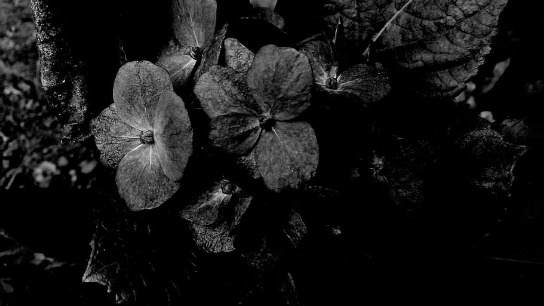
#> input picture Practica3/flores.png, 544 x 306 px
$ jupyter execute --allow-errors Leccion4.ipynb
#> lines starting #> are read from the running program, lines starting #| are printed output that depends on the picture; after the words box and inside, x2 and y2 are one past the last pixel; in counts of white or black regions, pixels touching at a corner belong together
<div style="line-height:2px;border: solid orange">
    <p>
    <p style="color:blue;font-family:arial;text-align:right;font-size:20"> Visión por Computador &nbsp;&nbsp;
    <p style="color:blue;font-family:arial;text-align:right;font-size:16"> Master en Ciencias de Datos e Ingeniería de ordenadores   &nbsp;&nbsp;
  <p style="color:blue;font-family:arial;text-align:right;font-size:16"> Rosa Mª. Rodríguez Sánchez   &nbsp;&nbsp;
    <p style="color:blue;font-family:arial;text-align:right;font-size:10"> Dpto. Ciencias de la Computación e Inteligencia Artificial. &nbsp;&nbsp;
    <p style="color:blue;font-family:arial;text-align:right;font-size:10"> ETSIIT. Universidad de Granada   &nbsp;&nbsp;
        <p>
</div>

## Práctica 3.Transformaciones y Operaciones con Imágenes.

### Objetivo
En esta práctica el objetivo es que modifiquemos los niveles de intensidad de una imagen. Para ello aprenderemos:
* Como aplicar operaciones artiméticas.
* Como aplicar operaciones lógicas
* Efectos de las transformaciones en el histograma de una imagen
* Función de transferencia.
* Ecualización del histograma

##### Operaciones Aritméticas
Las operaciones artiméticas que podemos aplicar es sumar, restar, multiplicar y dividir por un escalar.

[cell 1]
import numpy as np
import cv2
from matplotlib import pyplot as plt

I=cv2.imread('dalmata.jpg',0)
hori=cv2.calcHist([I],[0],None,[256],[0,256])
#> hori = 256 values from 0 to 0

k=50
#> (the rest of this cell did not finish here and is left out)

Tambien podemos sumar o restar dos imágenes.

[cell 2]
import numpy as np
import cv2

from matplotlib import pyplot as plt
I2=cv2.imread('flores.png',0)
#> I2 is the input picture: shape (306, 544); min 0, max 245, mean 21.2
I1=cv2.imread('dalmata.jpg',0)
#igualamos el tamaño
width =I2.shape[1]
#> width = 544
height = I2.shape[0]
#> height = 306
dim = (width, height)
#> dim = (544, 306)

# resize image
#> (the rest of this cell did not finish here and is left out)

### Operaciones Lógicas.
Las operaciones lógicas son: not, and, or, xor . Las tablas de verdad de estás operaciones son las siguientes:
<table>
    <tr><td>A</td><td>B</td><td>not A</td> <td>A and B</td>  <td>A or B</td>  <td>A xor B</td> <tr>
   <tr> <td>0</td><td>0</td><td>1</td><td>0</td><td>0</td><td>0</td></tr>
    <tr><td>0</td><td>1</td><td>1</td><td>0</td><td>1</td><td>1</td></tr>
    <tr><td>1</td><td>0</td><td>0</td><td>0</td><td>1</td><td>1</td></tr>
    <tr><td>1</td><td>1</td><td>0</td><td>1</td><td>1</td><td>0</td></tr>
</table>
Veamos un ejemplo con imágenes binarias.

[cell 3]
import numpy as np
import cv2
from matplotlib import pyplot as plt
img_rectangle = np.ones((400,400), dtype = "uint8")
cv2.rectangle(img_rectangle, (50,50), (300,300), (255,255,255), -1)
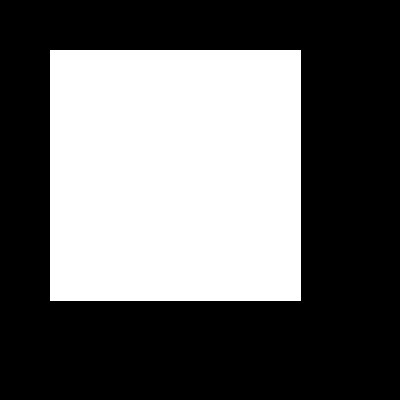
#> img_rectangle: shape (400, 400); values 1 (black) and 255 (white), 39.4% white; 1 white region, box (x1, y1, x2, y2) and area: (50, 50, 301, 301) 63001

img_circle = np.ones((400,400), dtype = "uint8")
cv2.circle(img_circle, (300,300), 70, (255,255,255), -1)
#> img_circle: shape (400, 400); values 1 (black) and 255 (white), 9.6% white; 1 white region, box (x1, y1, x2, y2) and area: (230, 230, 371, 371) 15373
img_notA=cv2.bitwise_not(img_rectangle)
img_notB=cv2.bitwise_not(img_circle)
img_and=cv2.bitwise_and(img_rectangle,img_circle)
img_or=cv2.bitwise_or(img_rectangle,img_circle)
img_xor=cv2.bitwise_xor(img_rectangle,img_circle)
img_notA_or_notB = cv2.bitwise_or(img_notA,img_notB)
img_not_not_or = cv2.bitwise_not(img_notA_or_notB)
#> img_notA_or_notB: shape (400, 400); values 0 (black) and 254 (white), 97.6% white; 1 black region, box (x1, y1, x2, y2) and area: (230, 230, 301, 301) 3914


plt.figure(figsize=(10,15))

plt.subplot(4,2,1)
plt.imshow(img_rectangle,'gray'),plt.title("A")
plt.subplot(4,2,2)
plt.imshow(img_circle,'gray'),plt.title("B")
plt.subplot(4,2,3)
plt.imshow(img_notA,'gray'),plt.title("not A")
plt.subplot(4,2,4)
plt.imshow(img_notB,'gray'),plt.title("not B")
plt.subplot(4,2,5)
plt.imshow(img_and,'gray'),plt.title("A and B")
plt.subplot(4,2,6)
plt.imshow(img_or,'gray'),plt.title("A or B")
plt.subplot(4,2,7)
plt.imshow(img_xor,'gray'),plt.title("A xor B")
plt.subplot(4,2,8)
plt.imshow(img_not_not_or ,'gray'),plt.title("not (not A or not B)")

Haciendo uso de máscaras y operaciones lógicos podemos seleccionar ciertas partes de una imagen.

[cell 4]
import numpy as np
import cv2

from matplotlib import pyplot as plt
I=cv2.imread('dalmata.jpg')
#> (the rest of this cell did not finish here and is left out)

### Función de Transferencia.
Representa como se relacionan los niveles de intensidad de la imagen de entrada con los niveles de intensidad de la imagen de salida. Se puede expresar mediante un vector o array donde en la posición i, que indica el nivel de intensidad de la imagen de entrada, indicamos en que nivel de intensidad se transforma en la imagen de salida.

Veamos a continuación ejemplos de funciones de transferencias y como aplicarlas.

[cell 5]
import numpy as np
from matplotlib import pyplot as plt
ind=np.arange(256)
identidad = ind
negativo= 255-ind

k=50
suma_k=ind+k;
for i in range(len(suma_k)):
    if suma_k[i]>255:
        suma_k[i]=255
resta_k=ind-k
for i in range(len(resta_k)):
    if resta_k[i]<0:
        resta_k[i]=0
#Producto con diferentes factores
prod=dict()
for f in np.arange(1.5, 3.5, 0.5):
    mask1=((ind*f>=0) & (ind*f<256))
    prod[f]=ind*f*mask1
    mask2= (ind*f>255)
    prod[f]=255*mask2+prod[f]
#Division con diferentes factores
div=dict()
for f in np.arange(1.5, 3.5, 0.5):
    mask1=((ind/f>=0) & (ind/f<256))
    div[f]=(ind/f)*mask1
    mask2= (ind/f>255)
    div[f]=255*mask2+div[f]

plt.figure(figsize=(10,14))
plt.subplot(4,3,1)
plt.plot(ind,identidad),plt.title("Identidad")
plt.subplot(4,3,2)
plt.plot(ind,negativo),plt.title("Negativo")
plt.subplot(4,3,3)
plt.plot(ind,suma_k),plt.title("Suma k")
plt.subplot(4,3,4)
plt.plot(ind,resta_k),plt.title("Resta k")
pos=5
for k,v in prod.items():
    plt.subplot(4,3,pos)
    pos+=1;
    txt="Producto "+str(k)
    plt.plot(ind,v),plt.title(txt),plt.xlim(0,256)

for k,v in div.items():
    plt.subplot(4,3,pos)
    pos+=1;
    txt="Division "+str(k)
    plt.plot(ind,v),plt.title(txt),plt.xlim(0,256)
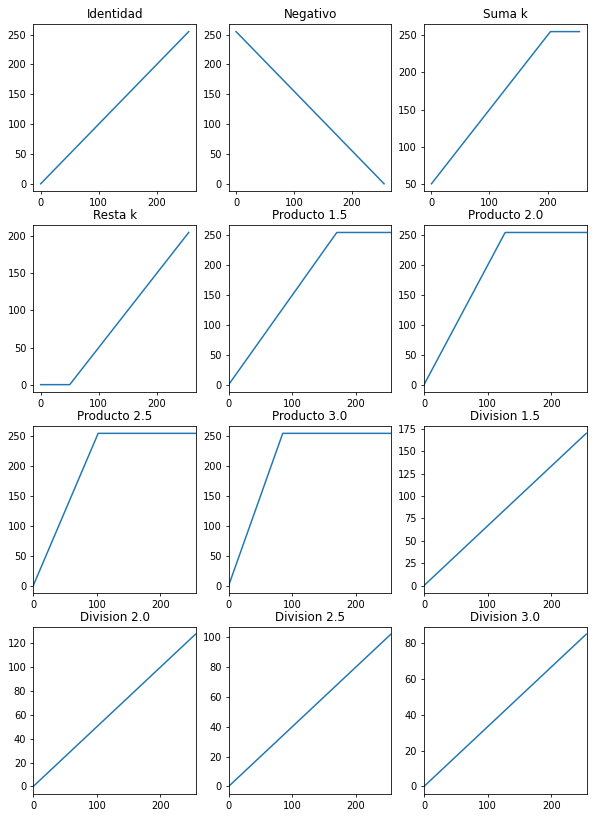
#> figure drawn by matplotlib, 12 panels; panel 1: curve peaks at x = 255, y = 255; panel 2: curve peaks at x = 0, y = 255; panel 3: curve peaks at x = 205, y = 255; panel 4: curve peaks at x = 255, y = 205

[cell 6]
#Forma de aplicar una funcion de transferencia
I=cv2.imread("dalmata.jpg",0)
#> (the rest of this cell did not finish here and is left out)

 ### Otras transformaciones
 Existen multitud de trasnformaciones que podemos aplicar a una imagen una vez conocido el concepto de función de transferencia. Entre todas ellas podemos destacar las funcion cuadrado,raíz,  exponencial, logaritmo y función gamma.

[cell 7]
import cv2
import numpy as np
from matplotlib import pyplot as plt
I=cv2.imread('dalmata.jpg',0)
his_ori=cv2.calcHist([I],[0],None,[256],[0,256])
#> his_ori = 256 values from 0 to 0
ind = np.arange(256)
expo =np.exp(ind)
Iexp=expo[I]
Iexp=Iexp/np.max(Iexp)*255
print(np.max(Iexp))
#| 255.0
his_exp=cv2.calcHist([Iexp.astype('uint8')],[0],None,[256],[0,256])
#> his_exp = 256 values, max 250 at index 0, min 0 at index 2, mean 1
logar=np.log2((ind+1))
Ilog=logar[I]
his_log=cv2.calcHist([Ilog.astype('uint8')],[0],None,[10],[0,10])
#> his_log = [1, 2, 4, 8, 16, 32, 64, 128, 1, 0]
plt.figure(figsize=(15,16))
#> (the rest of this cell did not finish here and is left out)

#### Transformación Gamma
Nuestros ojos perciben el color y la intesidad de la luz de forma diferente a como lo hacen las cámaras digitales.
En una cámara digital si a el sensor le llega dos veces el número de fotones, la cámara lo interpreta como que ha recibido dos veces la señal (esto significa que entre la emisión y la recepción ocurre una  relación lineal).

Sin embargo nuestros ojos no funciona de forma lineal. Nuestros ojos son más sensitivos a cambios  oscuros que a brillantes.
Para tener en cuenta este hecho podemos usar una correción gamma, una traslación entre la sensibilidad de nuestros ojos y los sensores de una cámara.

La corrección gamma se usa para corregir el brillo de una imagen usando una transformación no lineal entre los valores de la imagen de entrada.Para ello se usa la siguiente transformación:
$O=\frac{I}{255}^{\gamma}\times 255$

[cell 8]
import cv2
import numpy as np
from matplotlib import pyplot as plt

fgamma=dict()
ind=np.arange(256)
for g in [0.01,0.05,0.1,0.2,0.5,1, 2, 10]:
    fgamma[g]= pow((ind/255),g)*255
plt.figure(figsize=(15,10))

for x,v in fgamma.items():

    plt.plot(ind,v)
#> figure, not shown here; curve peaks at x = 255, y = 255; curve peaks at x = 255, y = 255; curve peaks at x = 255, y = 255

[cell 9]
import cv2
import numpy as np
from matplotlib import pyplot as plt
I=cv2.imread('low_contrast1.png',0)
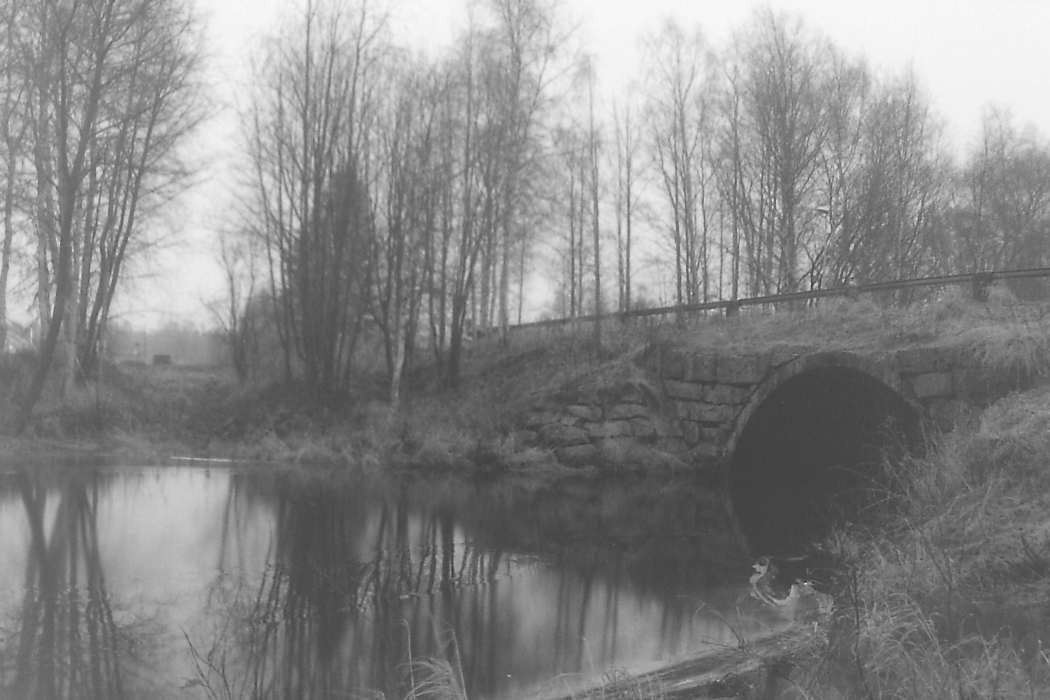
#> input picture Practica3/low_contrast1.png, 1050 x 700 px
#> I is the input picture: shape (700, 1050); min 55, max 249, mean 135
fgamma=dict()
ind=np.arange(256)
for g in [0.01,0.05,0.1,0.2,0.5,1, 2, 10]:
    fgamma[g]= pow((ind/255),g)*255
plt.figure(figsize=(12,18))
plt.subplot(5,2,1),plt.imshow(I,'gray'),plt.title("Original")
pos=2
for x,v in fgamma.items():
    Inew = v[I]
    txt="g ="+str(x)
    plt.subplot(5,2,pos),plt.imshow(Inew,'gray'),plt.title(txt)
    pos+=1
#> after the loop, pos = 10

#### Transformación para ajustar el contraste
Una forma de ajustar el contraste sobre una imagen es aplicar una transformación lineal. A partir del rango de la imagen de entrada y a partir del rango que queremos para la imagen de salida, obtenemos una transformación lineal y una transformación gamma.
A continuación se muestra la implementación de este proceso en la función imadjust. Los parámetros son:
* img: la imagen de entrada.
* In: rango de los valores de intensidad de la imagen de entrada. Rango por defecto [0,1]
* Out: rango de los valores que queremos en la imagen de salida.Rango por defecto [0,1]
* gamma: factor $\gamma$ que queremos para aplicar la transformación gamma. Valor por defecto 1.

Ejemplos de uso son:
J=imadjust(I,[0,1],[1,0],1); Obtiene la imagen negada
J=imadjust(I,[0.5,0.75],[0,1],1). Aplica una transformación lineal en el rango (0.5,0.75) y el resto lo satura a 1 o 0.

[cell 10]
import numpy as np
import cv2
from matplotlib import pyplot as plt
def imadjust(img, In=(0,1.0), Out=(0,1.0), gamma=1.0):
#> called with gamma = 1
    low_in,high_in = In
    low_out, high_out = Out

    low_in *= 255.0
    high_in *= 255.0

    low_out *= 255.0
    high_out *= 255.0

    k = (high_out - low_out) / (high_in - low_in)

    table = np.array([((i / 255.0) ** gamma) * 255
                      for i in np.arange(0, 256)]).astype("uint8")
    h,w = img.shape[:2]
#> h = 700; w = 1050
    imgOut = np.zeros((h,w), np.uint8)

    for r in range(h):
        for c in range(w):
            if img[r,c] <= low_in:
                imgOut[r,c] = low_out
            elif img[r,c] > high_in:
                imgOut[r,c] = high_out
            else:
                res = int(k*(img[r,c]-low_in) + low_out)
                imgOut[r,c] = table[res]
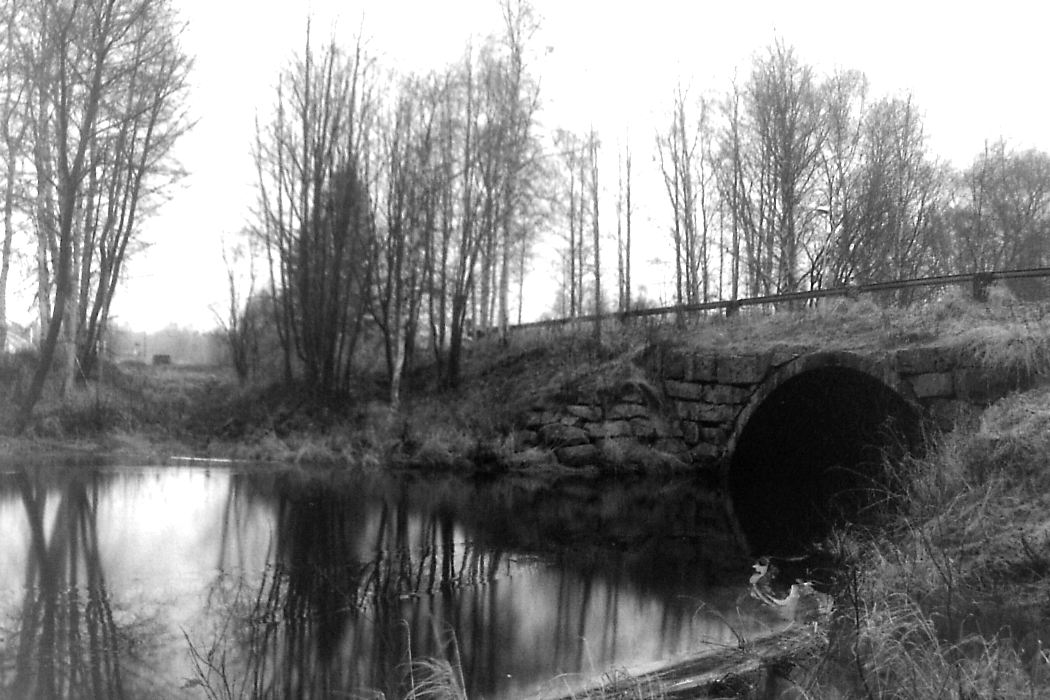
#> imgOut: shape (700, 1050); min 0, max 255, mean 131.6

    return imgOut

img = cv2.imread('low_contrast1.png',0)

out = imadjust(img,[0.25,0.75], [0,1])
plt.figure(figsize=(10,10))
plt.subplot(121)
plt.imshow(img,'gray')
plt.subplot(122)
plt.imshow(out,'gray')

### Ecualización del Histograma

El objetivo de la ecualización es mejorar el contraste de una imagen. El objetivo es asignar la frecuencia a cada  nivel de intesidad siguiendo una distribución (normalmente uniforme).

[cell 11]
import cv2
from matplotlib import pyplot as plt
img=cv2.imread('low_contrast3.jpg',0)
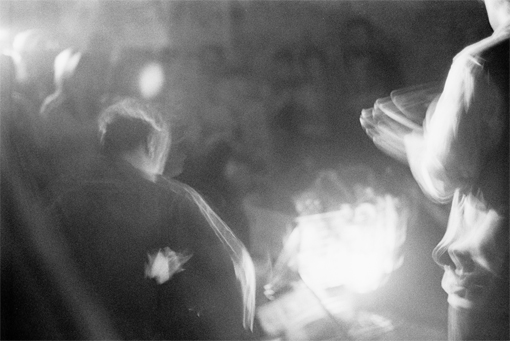
#> input picture Practica3/low_contrast3.jpg, 510 x 341 px
#> img is the input picture: shape (341, 510); min 0, max 251, mean 114.6
equ = cv2.equalizeHist(img)
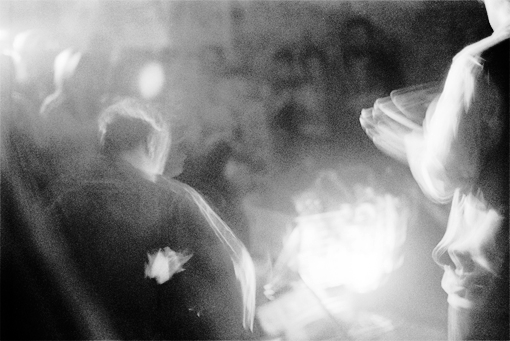
#> equ: shape (341, 510); min 0, max 255, mean 128.2
#obtenemos el histograma de cada imagen
hori=cv2.calcHist([img],[0],None,[256],[0,256])
#> hori = 256 values, max 1691 at index 70, min 0 at index 252, mean 679.3
hequ=cv2.calcHist([equ],[0],None,[256],[0,256])
#> hequ = 256 values, max 1691 at index 74, min 0 at index 23, mean 679.3
plt.figure(figsize=(12,12))
plt.subplot(2,2,1),plt.imshow(img,'gray'),plt.title("Original")
plt.subplot(2,2,2),plt.plot(hori),plt.title("Histograma")
plt.subplot(2,2,3),plt.imshow(equ,'gray'),plt.title("Ecualizada")
plt.subplot(2,2,4),plt.plot(hequ),plt.title("Histograma")
#> figure, not shown here; panel 2: curve peaks at x = 70, y = 1691; panel 4: curve peaks at x = 74, y = 1691

Una ecualización global puede mejorar el contraste de una imagen pero a la vez puede saturar regiones locales. Una mejor forma de aplicar la ecualización es hacerlo por bloques. Esto es lo que se conoce como **ecualización del histograma adaptativa**. Esto se logra dividiendo la imagen en bloques (normalmente 8x8). Sobre cada bloque se aplica una ecualización. Puede que si en un bloque aparece ruido, el efecto de ecualizar haga más visible el ruido. Para evitar este efecto se estable un límite de contraste. Así si un bin supera este límite los pixeles en este bin son distribuidos uniformente a los otros bins antes de aplicar la ecualización.

[cell 12]
import numpy as np
import cv2

img = cv2.imread('low_contrast3.jpg',0)

#Crea un objeto CLAHE (los argumentos son opcionales).
clahe = cv2.createCLAHE(clipLimit=4, tileGridSize=(8,8))
cl1 = clahe.apply(img)
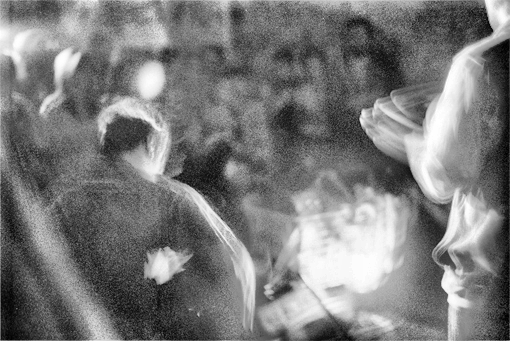
#> cl1: shape (341, 510); min 0, max 255, mean 122.2
hcl1=cv2.calcHist([cl1],[0],None,[256],[0,256])
#> hcl1 = 256 values, max 1548 at index 108, min 2 at index 0, mean 679.3
plt.figure(figsize=(12,8))
plt.subplot(1,2,1),plt.imshow(cl1,'gray'),plt.title("Ecualización Adaptativa")
plt.subplot(1,2,2),plt.plot(hcl1),plt.title("Histograma")
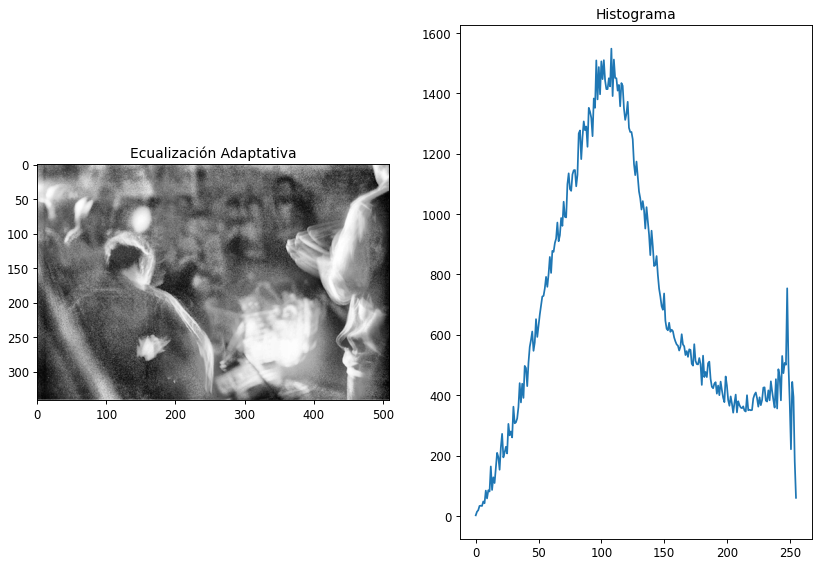
#> figure drawn by matplotlib, 2 panels; panel 2: curve peaks at x = 108, y = 1548

##### Ecualización de imágenes en color
Que pasa si ecualizamos las tres bandas de color RGB y obtenemos la imagen ecualizada.

[cell 13]
import numpy as np
import cv2
import copy
img = cv2.imread('fantastic_village.jpg')
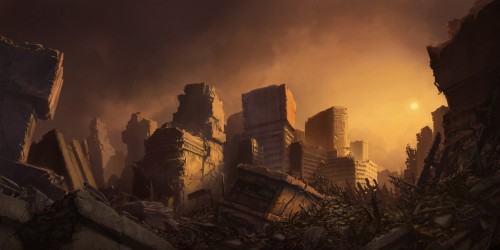
#> input picture Practica3/fantastic_village.jpg, 500 x 250 px
#> img is the input picture: shape (250, 500, 3); mean B, G, R 34.8, 52.4, 81
original=copy.deepcopy(img)
img[:,:,0]=cv2.equalizeHist(img[:,:,0])
img[:,:,1]=cv2.equalizeHist(img[:,:,1])
img[:,:,2]=cv2.equalizeHist(img[:,:,0])
img=cv2.cvtColor(img,cv2.COLOR_BGR2RGB)
original=cv2.cvtColor(original,cv2.COLOR_BGR2RGB)

plt.figure(figsize=(12,12))
plt.subplot(1,2,1),plt.imshow(original),plt.title("Original")
plt.subplot(1,2,2),plt.imshow(img),plt.title("Ecualizada")

Parece que no funciona la ecualización de las tres bandas RGB. La aproximación que vamos hacer es pasar al sistema HSV y ecualización la banda que tiene la información de lumnosidad.

[cell 14]
import numpy as np
import cv2
import copy
img = cv2.imread('fantastic_village.jpg')
original=copy.deepcopy(img)
original=cv2.cvtColor(original,cv2.COLOR_BGR2RGB)
imghsv=cv2.cvtColor(img,cv2.COLOR_BGR2HSV)
#> imghsv: shape (250, 500, 3); mean H, S, V 15.1, 137.4, 81
imghsv[:,:,2]=cv2.equalizeHist(img[:,:,2])
#> imghsv: shape (250, 500, 3); mean H, S, V 15.1, 137.4, 128.6
img=cv2.cvtColor(imghsv,cv2.COLOR_HSV2RGB)
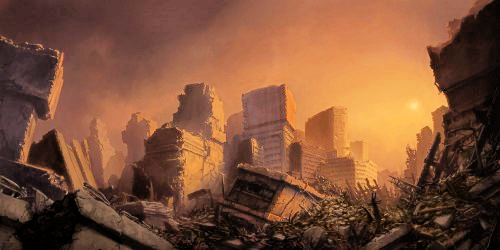
#> img: shape (250, 500, 3); mean R, G, B 128.6, 82, 56.5
plt.figure(figsize=(12,12))
plt.subplot(1,2,1),plt.imshow(original),plt.title("Original")
plt.subplot(1,2,2),plt.imshow(img),plt.title("Ecualizada")
